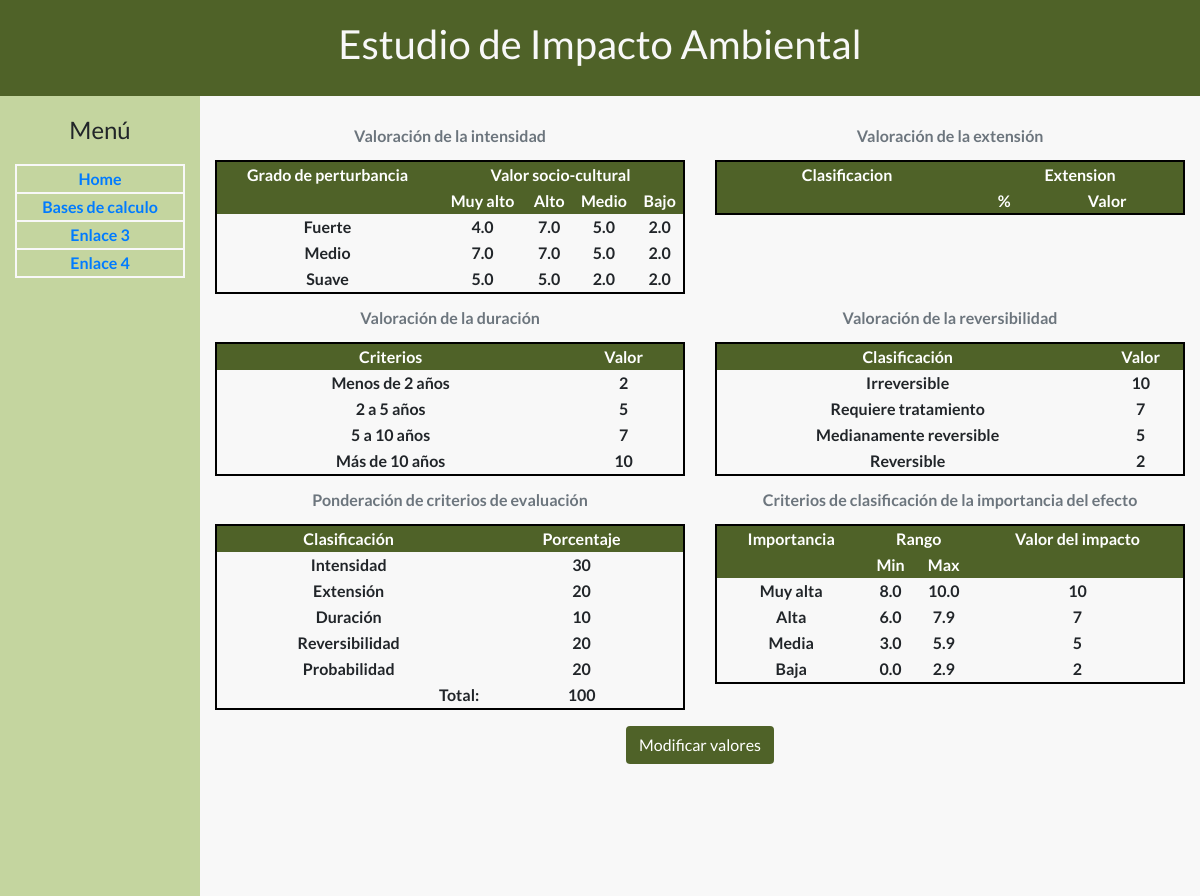
The page /configuracion/tablas/ on the database as committed earlier.
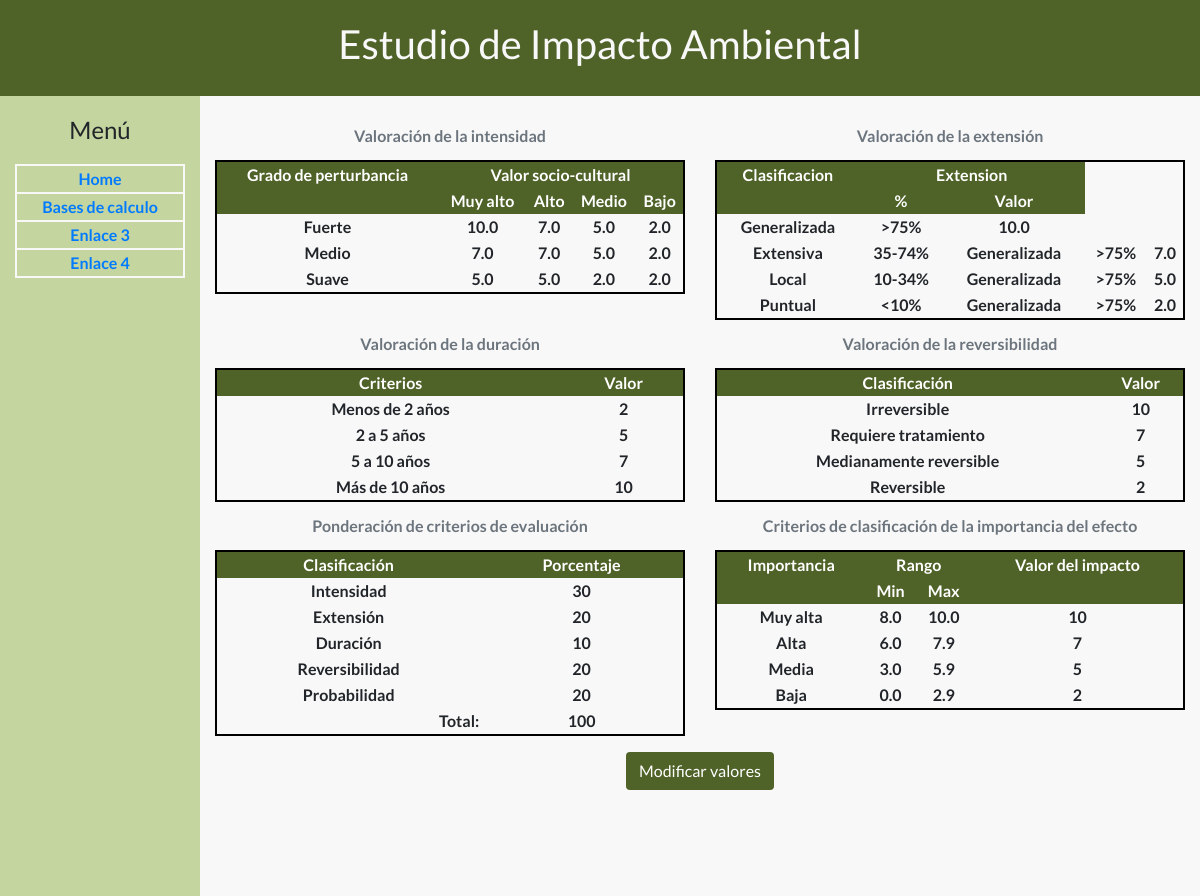
The same page on the database as committed later.
### configuracion/models.py (models this page shows)
class Intensidad(models.Model):
	valor_sociocultural = models.CharField(choices=VALOR_SA, max_length=40, default="", error_messages={'max_length':'El nombre no puede pasar de mas de 40 caracteres',})
	grado_perturbacion = models.CharField(choices=GRADO_PERTUBACION, max_length=40, default="", error_messages={'max_length':'El nombre no puede pasar de mas de 40 caracteres',})
	valor = models.FloatField(validators=[MinValueValidator(0), MaxValueValidator(10)])
	class Meta:
		unique_together = (('valor_sociocultural', 'grado_perturbacion'), )

class Extension(models.Model):
	clasificacion = models.CharField(choices=EXT_CLASIFICACION, max_length=40, unique=True, default="", error_messages={'max_length':'El nombre no puede pasar de mas de 40 caracteres',})
	valor = models.FloatField(validators=[MinValueValidator(0), MaxValueValidator(10)])

### configuracion/views.py (the view)
def tablas(request):
	intensidad_fuerte = Intensidad.objects.all().filter(grado_perturbacion='F')
	intensidad_medio = Intensidad.objects.all().filter(grado_perturbacion='M')
	intensidad_suave = Intensidad.objects.all().filter(grado_perturbacion='S')
	extension = Extension.objects.all().order_by('id')
	duracion = Duracion.objects.all().order_by('id')
	reversibilidad = Reversibilidad.objects.all().order_by('id')
	probabilidad = Probabilidad.objects.all().order_by('id')
	return render(request, 'configuracion/tablas.html', {'intensidad_fuerte':intensidad_fuerte, 'intensidad_medio':intensidad_medio, 'intensidad_suave':intensidad_suave, 'extension':extension, 'duracion':duracion, 'reversibilidad':reversibilidad, 'probabilidad':probabilidad})

### configuracion/templates/configuracion/tablas.html (shortened to what the changed rows need)
{% extends 'configuracion/base.html' %}
{%block contenido%}
<div class="row justify-content-center">
	<div class="col-md-6 col-sm-12">
		<table class="indicador">
			<caption>Valoración de la intensidad</caption>
			<tr class="cabecera">
				<th>Grado de perturbancia</th>
				<th colspan="4">Valor socio-cultural</th>
			</tr>
			<tr class="cabecera">
				<th>
					<th>Muy alto</th>
					<th>Alto</th>
					<th>Medio</th>
					<th>Bajo</th>
				</th>
			</tr>
			<tr>
				<td>Fuerte</td>
				{% for i in intensidad_fuerte %}
				{% if i.valor_sociocultural == 'MA' %}
				<td>{{i.valor}}</td>
				{% elif i.valor_sociocultural == 'A' %}
				<td>{{i.valor}}</td>
				{% elif i.valor_sociocultural == 'M' %}
				<td>{{i.valor}}</td>
				{% elif i.valor_sociocultural == 'B' %}
				<td>{{i.valor}}</td>
				{% endif %}
				{% endfor %}
			</tr>
				<td>Medio</td>
				{% for i in intensidad_medio %}
				{% if i.valor_sociocultural == 'MA' %}
				<td>{{i.valor}}</td>
				{% elif i.valor_sociocultural == 'A' %}
				<td>{{i.valor}}</td>
				{% elif i.valor_sociocultural == 'M' %}
				<td>{{i.valor}}</td>
				{% elif i.valor_sociocultural == 'B' %}
				<td>{{i.valor}}</td>
				{% endif %}
				{% endfor %}
			<tr>
				<td>Suave</td>
				{% for i in intensidad_suave %}
				{% if i.valor_sociocultural == 'MA' %}
				<td>{{i.valor}}</td>
				{% elif i.valor_sociocultural == 'A' %}
				<td>{{i.valor}}</td>
				{% elif i.valor_sociocultural == 'M' %}
				<td>{{i.valor}}</td>
				{% elif i.valor_sociocultural == 'B' %}
				<td>{{i.valor}}</td>
				{% endif %}
				{% endfor %}
			</tr>
		</table>
	</div>
	<div class="col-md-6 col-sm-12">
		<table class="indicador">
			<caption>Valoración de la extensión</caption>
			<tr class="cabecera">
				<th>Clasificacion</th>
				<th colspan="2">Extension</th>
			</tr>
			<tr class="cabecera">
				<th>
					<th>%</th>
					<th>Valor</th>
				</th>
			</tr>
			<tr>
				{% for i in extension %}
				<td>Generalizada</td>
				<td>>75%</td>
				{% if i.clasificacion == 'GE' %}
				<td>{{i.valor}}</td>
			</tr>
			<tr>
				<td>Extensiva</td>
				<td>35-74%</td>
				{% elif i.clasificacion == 'EX' %}
				<td>{{i.valor}}</td>
			</tr>
			<tr>
				<td>Local</td>
				<td>10-34%</td>
				{% elif i.clasificacion == 'LO' %}
				<td>{{i.valor}}</td>
			</tr>
			<tr>
				<td>Puntual</td>
				<td><10%</td>
				{% elif i.clasificacion == 'PU' %}
				<td>{{i.valor}}</td>
				{% endif %}
				{% endfor %}
			</tr>
		</table>
	</div>
</div>
<div class="row justify-content-center">
	<div class="col-md-6 col-sm-12">
		<table class="indicador">
			<caption>Valoración de la duración</caption>
			<tr class="cabecera">
				<th>Criterios</th>
				<th>Valor</th>
			</tr>
		</table>
	</div>
	<div class="col-md-6 col-sm-12">
		<table class="indicador">
			<caption>Valoración de la reversibilidad</caption>
			<tr class="cabecera">
				<th>Clasificación</th>
				<th>Valor</th>
			</tr>
		</table>
	</div>
</div>
<div class="row justify-content-center">
	<div class="col-md-6 col-sm-12">
		<table class="indicador">
			<caption>Ponderación de criterios de evaluación</caption>
			<tr class="cabecera">
				<th>Clasificación</th>
				<th>Porcentaje</th>
			</tr>
		</table>
	</div>
	<div class="col-md-6 col-sm-12">
		<table class="indicador">
			<caption>Criterios de clasificación de la importancia del efecto</caption>
			<tr class="cabecera">
				<th>Importancia</th>
				<th colspan="2">Rango</th>
				<th>Valor del impacto</th>
			</tr>
			<tr class="cabecera">
				<th>
					<th>Min</th>
					<th>Max</th>
				</th>
				<th></th>
			</tr>
		</table>
	</div>
</div>
{%endblock%}

Rows that differ between the two databases and show on the page:
changed Intensidad (number 1 of 12 on the later page): valor "4.0" → "10.0"
added Extension: valor "10.0"
added Extension: valor "7.0"
added Extension: valor "5.0"
added Extension: valor "2.0"
